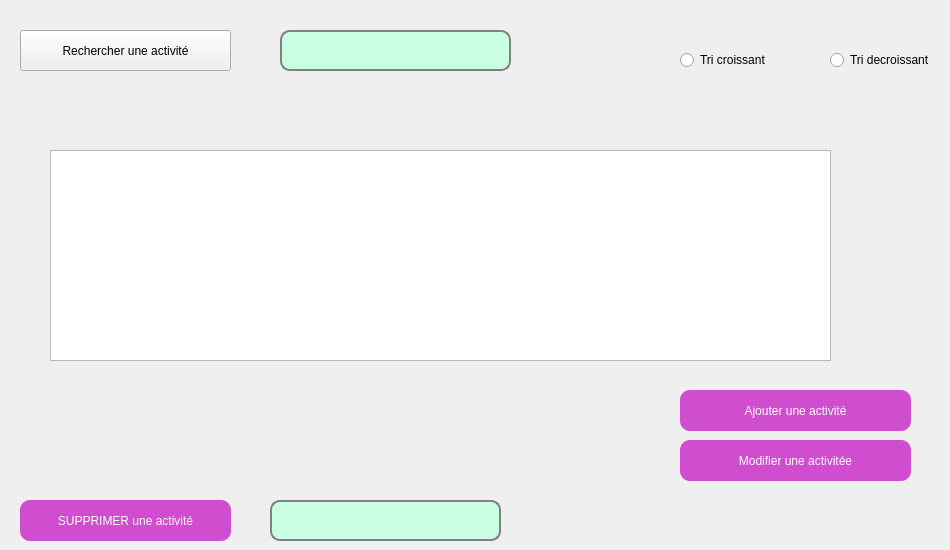
     <widget class="QWidget" name="ajouter_event">
      <widget class="QPushButton" name="pushButton">
       <property name="geometry">
        <rect>
         <x>680</x>
         <y>390</y>
         <width>231</width>
         <height>41</height>
        </rect>
       </property>
       <property name="styleSheet">
        <string notr="true">QPushButton{
width: 214.24px;
height: 42.47px;
left: 90px;
top: 97px;
color:white;

background:rgb(207, 77, 206);
border-radius: 10px;
}
QPushButton::hover
{
background: #F0D9FF;
color:black;
}</string>
       </property>
       <property name="text">
        <string>Ajouter une activité</string>
       </property>
      </widget>
      <widget class="QTableView" name="table_act">
       <property name="geometry">
        <rect>
         <x>50</x>
         <y>150</y>
         <width>781</width>
         <height>211</height>
        </rect>
       </property>
      </widget>
      <widget class="QPushButton" name="pushButton_2">
       <property name="geometry">
        <rect>
         <x>20</x>
         <y>500</y>
         <width>211</width>
         <height>41</height>
        </rect>
       </property>
       <property name="styleSheet">
        <string notr="true">QPushButton{
width: 214.24px;
height: 42.47px;
left: 90px;
top: 97px;
color:white;

background:rgb(207, 77, 206);
border-radius: 10px;
}
QPushButton::hover
{
background: #F0D9FF;
color:black;
}</string>
       </property>
       <property name="text">
        <string>SUPPRIMER une activité</string>
       </property>
      </widget>
      <widget class="QLineEdit" name="le_supp">
       <property name="geometry">
        <rect>
         <x>270</x>
         <y>500</y>
         <width>231</width>
         <height>41</height>
        </rect>
       </property>
       <property name="styleSheet">
        <string notr="true">QLineEdit{ 
                                        background-color:rgb(202, 255, 227);
                                        border: 2px solid gray;
                                        border-radius: 10px;
                                        padding: 0 8px;
                                        selection-background-color: darkgray;
                                        font-size: 16px;}
                                        QLineEdit:focus { 
                                        background-color:rgb(192, 192, 255);}</string>
       </property>
      </widget>
      <widget class="QPushButton" name="pushButton_4">
       <property name="geometry">
        <rect>
         <x>680</x>
         <y>440</y>
         <width>231</width>
         <height>41</height>
        </rect>
       </property>
       <property name="styleSheet">
        <string notr="true">QPushButton{
width: 214.24px;
height: 42.47px;
left: 90px;
top: 97px;
color:white;

background:rgb(207, 77, 206);
border-radius: 10px;
}
QPushButton::hover
{
background: #F0D9FF;
color:black;
}</string>
       </property>
       <property name="text">
        <string>Modifier une activitée</string>
       </property>
      </widget>
      <widget class="QPushButton" name="chercher">
       <property name="geometry">
        <rect>
         <x>20</x>
         <y>30</y>
         <width>211</width>
         <height>41</height>
        </rect>
       </property>
       <property name="text">
        <string>Rechercher une activité</string>
       </property>
      </widget>
      <widget class="QLineEdit" name="le_chercher">
       <property name="geometry">
        <rect>
         <x>280</x>
         <y>30</y>
         <width>231</width>
         <height>41</height>
        </rect>
       </property>
       <property name="styleSheet">
        <string notr="true">QLineEdit{ 
                                        background-color:rgb(202, 255, 227);
                                        border: 2px solid gray;
                                        border-radius: 10px;
                                        padding: 0 8px;
                                        selection-background-color: darkgray;
                                        font-size: 16px;}
                                        QLineEdit:focus { 
                                        background-color:rgb(192, 192, 255);}</string>
       </property>
      </widget>
      <widget class="QRadioButton" name="croissant">
       <property name="geometry">
        <rect>
         <x>680</x>
         <y>50</y>
         <width>97</width>
         <height>20</height>
        </rect>
       </property>
       <property name="styleSheet">
        <string notr="true">QPushButton{
width: 214.24px;
height: 42.47px;
left: 90px;
top: 97px;
color:white;

background:rgb(207, 77, 206);
border-radius: 10px;
}
QPushButton::hover
{
background: #F0D9FF;
color:black;
}</string>
       </property>
       <property name="text">
        <string>Tri croissant</string>
       </property>
      </widget>
      <widget class="QRadioButton" name="decroissant">
       <property name="geometry">
        <rect>
         <x>830</x>
         <y>50</y>
         <width>111</width>
         <height>20</height>
        </rect>
       </property>
       <property name="text">
        <string>Tri decroissant</string>
       </property>
      </widget>
     </widget>
